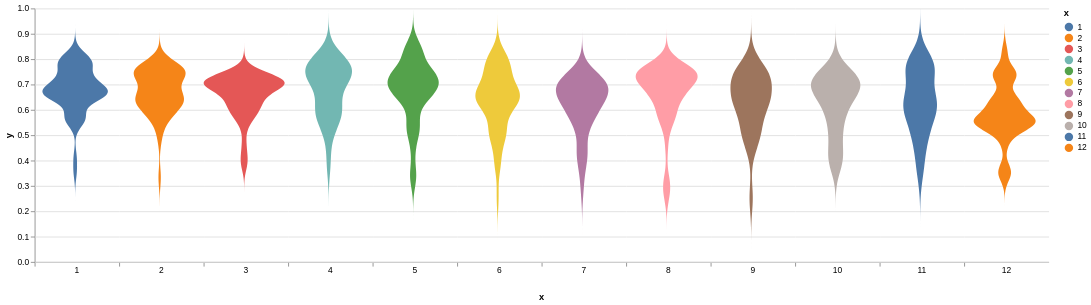

Source (notebook cell):
### Code cell
alt.Chart(data, width=100).transform_density(
    'y',
    as_=['y', 'density'],
    extent=[0, 1],
    groupby=['x']
).mark_area(orient='horizontal').encode(
    alt.X('density:Q')
        .stack('center')
        .impute(None)
        .title(None)
        .axis(labels=False, values=[0], grid=False, ticks=True),
    alt.Y('y:Q'),
    alt.Color('x:N'),
    alt.Column('x:N')
        .spacing(0)
        .header(titleOrient='bottom', labelOrient='bottom', labelPadding=0)
).configure_view(
    stroke=None
)

### Figure 1 — Vega-Lite specification as saved in the notebook (floating-point values rounded to 4 significant figures; data arrays with more than 128 entries replaced by an {"elided": "..."} marker saying what was removed)
{"config": {"view": {"continuousWidth": 300, "continuousHeight": 300, "stroke": null}}, "data": {"name": "data-8924a524c6635b5c645cac05eef70989"}, "mark": {"type": "area", "orient": "horizontal"}, "encoding": {"color": {"field": "x", "type": "nominal"}, "column": {"field": "x", "header": {"titleOrient": "bottom", "labelOrient": "bottom", "labelPadding": 0}, "spacing": 0, "type": "nominal"}, "x": {"axis": {"labels": false, "values": [0], "grid": false, "ticks": true}, "field": "density", "impute": null, "stack": "center", "title": null, "type": "quantitative"}, "y": {"field": "y", "type": "quantitative"}}, "transform": [{"density": "y", "extent": [0, 1], "groupby": ["x"], "as": ["y", "density"]}], "width": 100, "$schema": "https://vega.github.io/schema/vega-lite/v5.20.1.json", "datasets": {"data-8924a524c6635b5c645cac05eef70989": {"elided": "648 records"}}}
